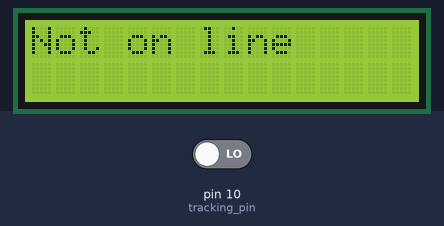
Recording of a sketch running on a simulated Arduino Uno, built with avr-gcc and run on an emulated ATmega328P. On the bench: 16×2 character LCD. Inputs (shaded band) come from the test bench; at power-on: pin 10 (tracking_pin) LOW.

Above: at 1.2 s.
1.3 s: pin 10 (tracking_pin) driven HIGH
At 2.1 s:
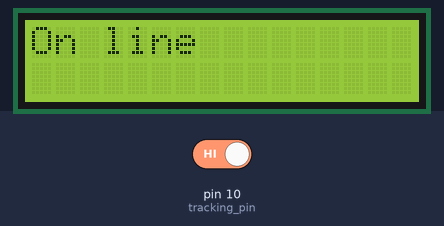
3.0 s: pin 10 (tracking_pin) driven LOW
At 3.6 s:
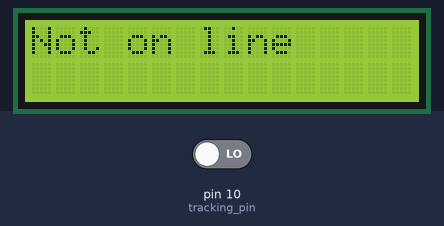
Timing chart, 0 to 6.0 s (numbered marks = the images above; inputs shaded):
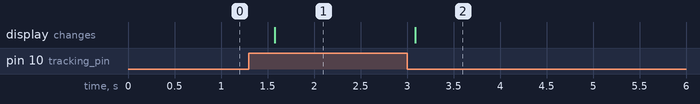

Measured:
- after the input at 1.3 s, the display: changes after 0.28 s (image 1)
- after the input at 3.0 s, the display: changes after 0.09 s (image 2)

The sketch:

Tracking-Sensor-KY-033.ino
```cpp
#include "lcd_print.hpp"

const int tracking_pin = 10;

LCDPrinter lcd(2,3,4,5,6,7);

void setup() {
  pinMode(tracking_pin, INPUT);
}

void loop() {
  bool signal = digitalRead(tracking_pin);

  if (signal == HIGH) {
    lcd.print("On line");
  } else {
    lcd.print("Not on line");
  }
  delay(500);
}
```

lcd_print.cpp
```cpp
#include "lcd_print.hpp"


LCDPrinter::LCDPrinter(const int rs, const int enable, const int db4, const int db5, const int db6, const int db7)
: lcd(LiquidCrystal(rs, enable, db4, db5, db6, db7))
{
lcd.begin(16,2);
}

void LCDPrinter::print(const String& text) {
  lcd.clear();
  lcd.setCursor(0,0);
  lcd.print(text);
}
```

lcd_print.hpp
```cpp
#ifndef LCD_PRINT_HPP
#define LCD_PRINT_HPP

#include <LiquidCrystal.h>

class LCDPrinter {

public:
LCDPrinter(const int rs, const int enable, const int db4, const int db5, const int db6, const int db7);
void print(const String& text);

private:
LiquidCrystal lcd;
};

#endif
```
